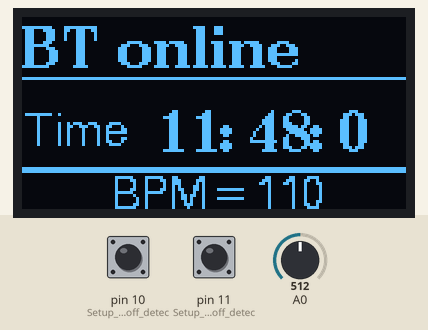
A sketch run on a simulated Arduino Uno, built with avr-gcc and run on an emulated ATmega328P. On the bench: 128×64 one-colour display. The test bench sets the inputs (shaded band); at power-on: pin 10 (Setup_for_leads_off_detec) LOW, pin 11 (Setup_for_leads_off_detec) LOW, A0 = 512. What the sketch prints to the serial monitor is not drawn.

Above: at 0.2 s.
At 1.2 s:
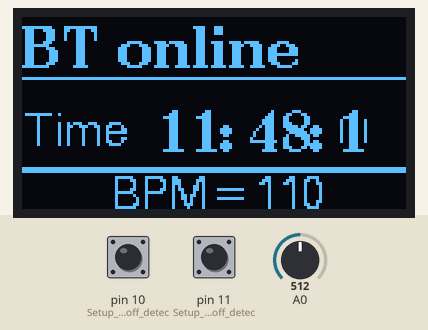
1.3 s: pin 10 (Setup_for_leads_off_detec) pulled HIGH for 0.15 s
At 2.9 s:
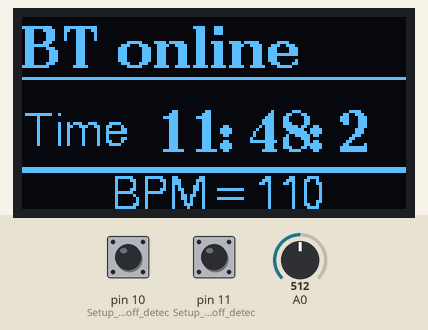
Timing chart, 0 to 4.4 s (numbered marks = the images above; inputs shaded):
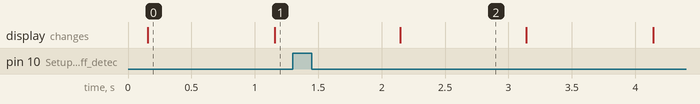

Measured:
- what the display in image 0 shows lasts 1.0 s, from 0.2 s to 1.2 s

The sketch:

AN1.ino
```cpp
#include "U8g2lib.h"
#include "TimerOne.h"

U8G2_SSD1306_128X64_NONAME_F_HW_I2C u8g2(U8G2_R0,SCL,SDA,U8X8_PIN_NONE);
int Minute = 48;
int Second = 0;
int Hour = 11;
void timerIsr(){
  Second++;
  if (Second > 59)
  {
    Second = 0;
    Minute++;
    if (Minute > 59)
      {Minute = 0;
        Hour++;
    if(Hour > 24)
      Hour=0;
      }
  }
}

void setup() {
// initialize the serial communication:
  int state = 1;
  Serial.begin(9600);
  pinMode(10, INPUT); // Setup for leads off detection LO +
  pinMode(11, INPUT); // Setup for leads off detection LO -

  u8g2.begin();
  Timer1.initialize(1000000);
  Timer1.attachInterrupt( timerIsr );
  u8g2.setFont(u8g2_font_ncenB14_tr);

  if(state==1)
 {
  u8g2.clearBuffer();
  u8g2.drawStr(0,17,"BT online");
  u8g2.drawLine(0,20, 128, 20);
  u8g2.drawLine(0,50, 128, 50);
  u8g2.drawLine(0,51, 128, 51);
  u8g2.sendBuffer();
 }
else
  {
  u8g2.clearBuffer();
  u8g2.drawStr(0,17,"BT offline");
  u8g2.drawLine(0,20, 128, 20);
  u8g2.drawLine(0,50, 128, 50);
  u8g2.sendBuffer();
  }
}

int j = 0;
void loop() {
  if((digitalRead(10) == 1)||(digitalRead(11) == 1)){
    Serial.println('!');
  }
  else{
// send the value of analog input 0:
    int amp = analogRead(A0);
    //Serial.println(amp);
    if(amp<700){
      Serial.println(4);
    }
    else{
      Serial.println((amp-700)/4);
    }
  }
  char Hou[3];
  char Min[3];
  char Sec[3];
  itoa(Hour,Hou,10);
  itoa(Minute,Min,10);
  itoa(Second,Sec,10);
  u8g2.setFont(u8g2_font_ncenB14_tr);
  u8g2.drawStr(45,45,Hou);
  u8g2.drawStr(65,45,":");
  u8g2.drawStr(75,45,Min);
  u8g2.drawStr(95,45,":");
  u8g2.drawStr(105,45,Sec);
  u8g2.setFont(u8g2_font_fur11_tr);
  u8g2.drawStr(30,64,"BPM=110");
  u8g2.drawStr(0,43,"Time");
  u8g2.sendBuffer();
//Wait for a bit to keep serial data from saturating
}
```
